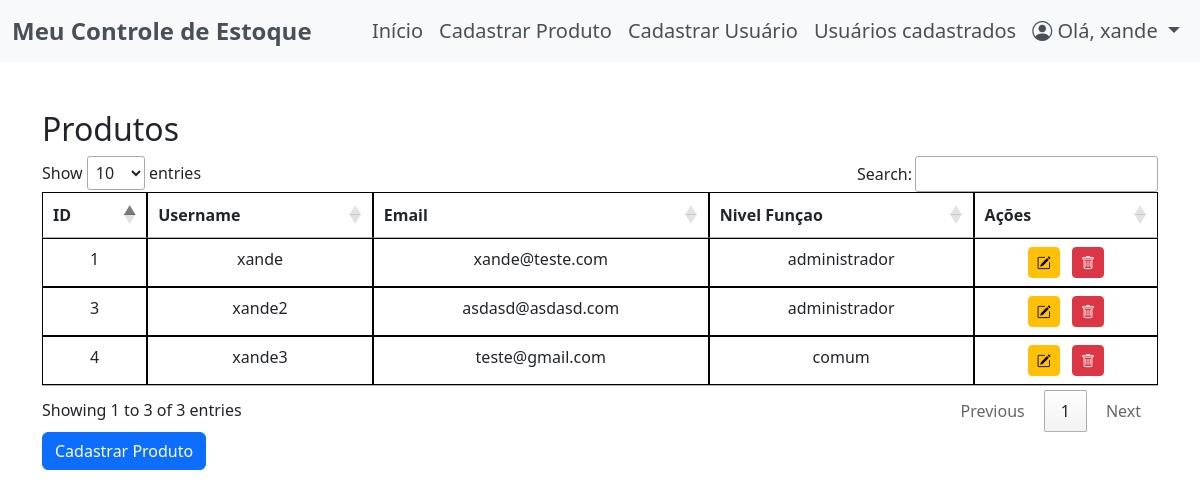
The app's page /listar_usuarios/ (signed in), older data.
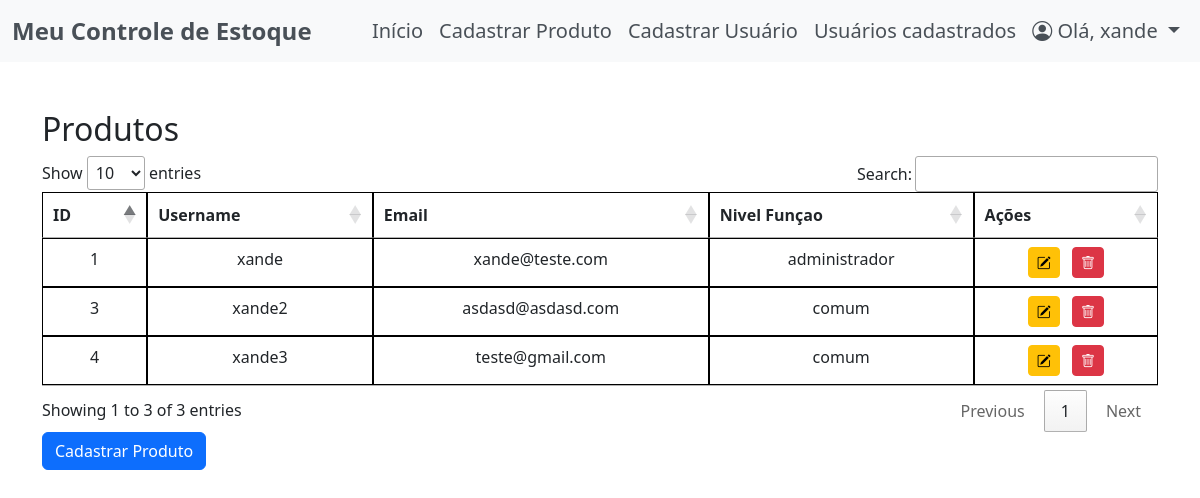
The same page, newer data.
### app/models.py (models this page shows)
class Usuario(UserMixin, db.Model):
    id = db.Column(db.Integer, primary_key=True, autoincrement=True)
    username = db.Column(db.String(100), nullable=False, unique=True)
    password = db.Column(db.String(100), nullable=False)
    confirm_password = db.Column(db.String(100), nullable=False)
    email = db.Column(db.String(100), nullable=False, unique=True)
    nivel_funcao = db.Column(db.String(15), nullable=False, default='comum')

### app/routes.py (the view)
@bp.route('/listar_usuarios/', methods=['GET', 'POST'])
def listar_usuarios():
    if current_user.nivel_funcao != 'administrador':
        abort(403)
    try:
        todos_usuarios = Usuario.query.all()
    except:
        return "<h1> Não existem usuarios cadastrados  </h1>"
    return render_template('listar_usuarios.html', todos_usuarios=todos_usuarios)

### app/__init__.py (called while the page is built)
@login_manager.user_loader
def load_user(user_id):
    from app.models import Usuario
    return Usuario.query.get(int(user_id))

### app/templates/listar_usuarios.html (shortened to what this page needs)
{% extends 'base.html' %}
{% block content %}
<div class="container mt-5">
    <h2>Produtos</h2>
    <table id="produtoTabela" class="table table-bordered">
        <thead class="thead-dark">
            <tr>
                <th>ID</th>
                <th>Username</th>
                <th>Email</th>
                <th>Nivel Funçao</th>
                {% if current_user.nivel_funcao != 'comum' %}
                <th>Ações</th>
                {% endif %}
            </tr>
        </thead>
        <tbody>
            {% for usuario in todos_usuarios %}
            <tr class="text-center">
                <td>{{ usuario.id }}</td>
                <td>{{ usuario.username }}</td>
                <td>{{ usuario.email }}</td>
                <td>{{ usuario.nivel_funcao }}</td>
                {% if current_user.nivel_funcao != 'comum' %}
                <td>
                    <a href="{{ url_for('routes.editar_usuario_comum', usuario_id=usuario.id) }}"
                        class="btn btn-sm btn-warning me-2">
                        <i class="bi bi-pencil-square"></i>
                    </a>
                    <form action="{{ url_for('routes.deletar_usuario_comum', usuario_id=usuario.id) }}" method="POST"
                        style="display:inline;">
                        <button type="submit" class="btn btn-sm btn-danger"
                            onclick="return confirm('Tem certeza que deseja excluir este usuario?');">
                            <i class="bi bi-trash"></i>
                        </button>
                    </form>
                </td>
                {% endif %}
            </tr>
            {% endfor %}
        </tbody>
    </table>
    {% if current_user.nivel_funcao != 'comum' %}
    <a href="{{ url_for('routes.cadastrar_produto') }}" class="btn btn-primary">Cadastrar Produto</a>
    {% endif %}
</div>
{% endblock %}

Row changes from the older to the newer data that the page shows:
changed Usuario "xande2": nivel_funcao "administrador" → "comum"
